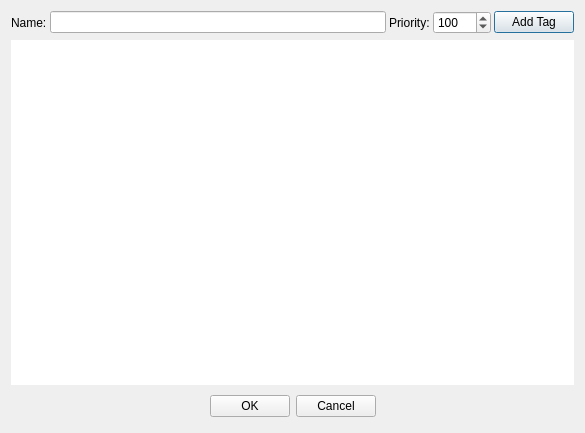
<?xml version="1.0" encoding="UTF-8"?>
<ui version="4.0">
 <class>TagsDialog</class>
 <widget class="QDialog" name="TagsDialog">
  <property name="geometry">
   <rect>
    <x>0</x>
    <y>0</y>
    <width>585</width>
    <height>433</height>
   </rect>
  </property>
  <property name="windowTitle">
   <string>Tags Editor</string>
  </property>
  <layout class="QVBoxLayout" name="verticalLayout">
   <item>
    <widget class="QWidget" name="widget" native="true">
     <layout class="QHBoxLayout" name="horizontalLayout">
      <property name="spacing">
       <number>3</number>
      </property>
      <property name="leftMargin">
       <number>0</number>
      </property>
      <property name="topMargin">
       <number>0</number>
      </property>
      <property name="rightMargin">
       <number>0</number>
      </property>
      <property name="bottomMargin">
       <number>0</number>
      </property>
      <item>
       <widget class="QLabel" name="label">
        <property name="text">
         <string>Name:</string>
        </property>
       </widget>
      </item>
      <item>
       <widget class="QLineEdit" name="tagNameLineEdit"/>
      </item>
      <item>
       <widget class="QLabel" name="label_2">
        <property name="text">
         <string>Priority:</string>
        </property>
       </widget>
      </item>
      <item>
       <widget class="QSpinBox" name="prioritySpinBox">
        <property name="focusPolicy">
         <enum>Qt::FocusPolicy::StrongFocus</enum>
        </property>
        <property name="minimum">
         <number>-9999</number>
        </property>
        <property name="maximum">
         <number>9999</number>
        </property>
        <property name="value">
         <number>100</number>
        </property>
       </widget>
      </item>
      <item>
       <widget class="QPushButton" name="addTagButton">
        <property name="text">
         <string>Add Tag</string>
        </property>
        <property name="default">
         <bool>true</bool>
        </property>
       </widget>
      </item>
     </layout>
    </widget>
   </item>
   <item>
    <widget class="QTableView" name="tableView">
     <property name="frameShape">
      <enum>QFrame::Shape::NoFrame</enum>
     </property>
     <property name="alternatingRowColors">
      <bool>true</bool>
     </property>
     <property name="selectionMode">
      <enum>QAbstractItemView::SelectionMode::ExtendedSelection</enum>
     </property>
     <property name="selectionBehavior">
      <enum>QAbstractItemView::SelectionBehavior::SelectRows</enum>
     </property>
     <attribute name="horizontalHeaderShowSortIndicator" stdset="0">
      <bool>true</bool>
     </attribute>
    </widget>
   </item>
   <item>
    <layout class="QHBoxLayout">
     <property name="spacing">
      <number>6</number>
     </property>
     <property name="margin" stdset="0">
      <number>0</number>
     </property>
     <item>
      <spacer>
       <property name="orientation">
        <enum>Qt::Orientation::Horizontal</enum>
       </property>
       <property name="sizeHint" stdset="0">
        <size>
         <width>131</width>
         <height>31</height>
        </size>
       </property>
      </spacer>
     </item>
     <item>
      <widget class="QPushButton" name="okButton">
       <property name="text">
        <string>OK</string>
       </property>
      </widget>
     </item>
     <item>
      <widget class="QPushButton" name="cancelButton">
       <property name="text">
        <string>Cancel</string>
       </property>
      </widget>
     </item>
     <item>
      <spacer name="horizontalSpacer">
       <property name="orientation">
        <enum>Qt::Orientation::Horizontal</enum>
       </property>
       <property name="sizeHint" stdset="0">
        <size>
         <width>40</width>
         <height>20</height>
        </size>
       </property>
      </spacer>
     </item>
    </layout>
   </item>
  </layout>
 </widget>
 <resources/>
 <connections>
  <connection>
   <sender>okButton</sender>
   <signal>clicked()</signal>
   <receiver>TagsDialog</receiver>
   <slot>accept()</slot>
   <hints>
    <hint type="sourcelabel">
     <x>278</x>
     <y>253</y>
    </hint>
    <hint type="destinationlabel">
     <x>96</x>
     <y>254</y>
    </hint>
   </hints>
  </connection>
  <connection>
   <sender>cancelButton</sender>
   <signal>clicked()</signal>
   <receiver>TagsDialog</receiver>
   <slot>reject()</slot>
   <hints>
    <hint type="sourcelabel">
     <x>369</x>
     <y>253</y>
    </hint>
    <hint type="destinationlabel">
     <x>179</x>
     <y>282</y>
    </hint>
   </hints>
  </connection>
 </connections>
</ui>
